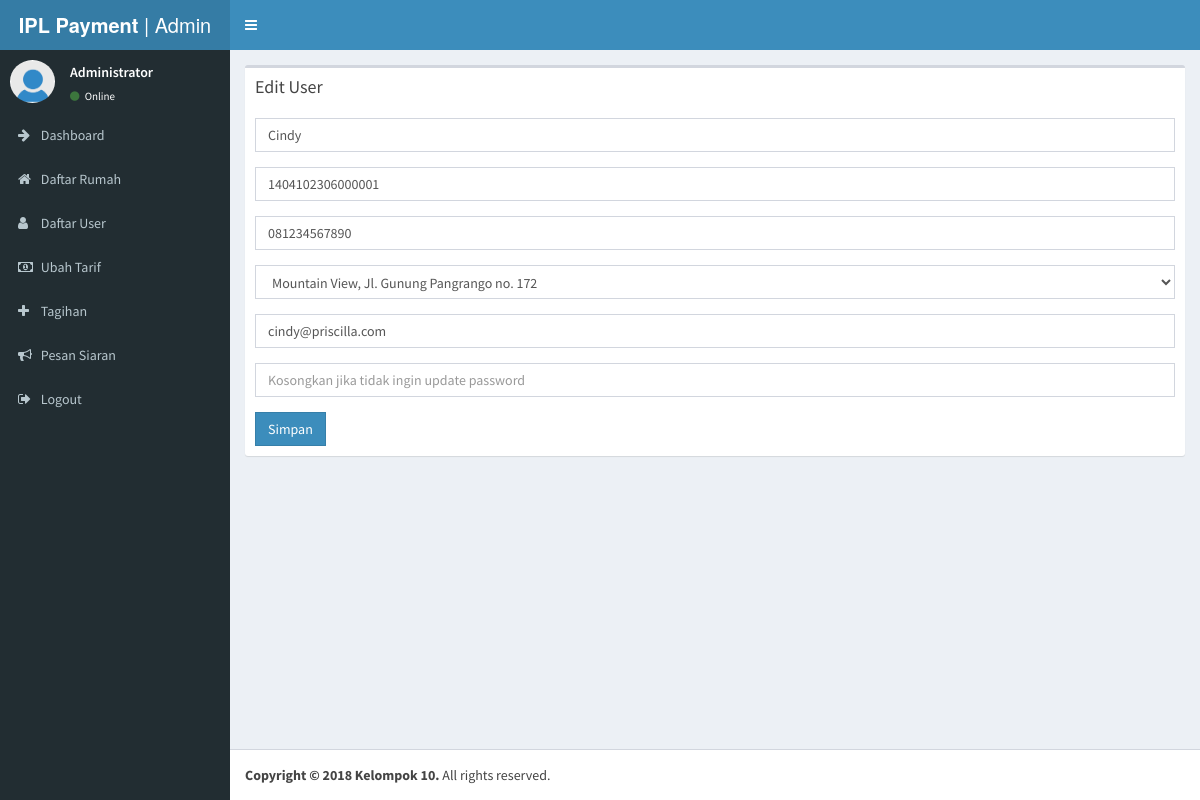
Screenshot of /admin/user_edit.php?id=11 (signed in) with the database file from the repository.
### tables this page shows
CREATE TABLE `user` (
  `id` int(11) NOT NULL,
  `nama` varchar(255) NOT NULL,
  `nik` varchar(255) NOT NULL,
  `nomor_hp` varchar(255) NOT NULL,
  `rumah_id` int(11) NOT NULL,
  `email` varchar(255) NOT NULL,
  `password` varchar(255) NOT NULL
);

CREATE TABLE `rumah` (
  `id` int(11) NOT NULL,
  `kode` varchar(255) NOT NULL,
  `alamat` text NOT NULL
);

### admin/user_edit.php (the view, shortened to what this page needs)
<?php
require_once "../config/koneksi.php";
$adminId = $_SESSION['admin'];
$resPanitia = mysqli_query($conn, "SELECT * FROM admin WHERE id='$adminId'");
$rowPanitia = mysqli_fetch_assoc($resPanitia);
$userId = $_GET['id'];
$resUser = mysqli_query($conn, "SELECT * FROM user WHERE id='$userId'");
$rowUser = mysqli_fetch_assoc($resUser);
$resRumah = mysqli_query($conn, "SELECT * FROM rumah");
?>
<!DOCTYPE html>
<html>
<head>
  <link rel="stylesheet" href="../lib/bootstrap/css/bootstrap.min.css">
  <link rel="stylesheet" href="https://cdnjs.cloudflare.com/ajax/libs/font-awesome/4.5.0/css/font-awesome.min.css">
  <link rel="stylesheet" href="https://cdnjs.cloudflare.com/ajax/libs/ionicons/2.0.1/css/ionicons.min.css">
  <link rel="stylesheet" href="../dist/css/AdminLTE.min.css">
  <link rel="stylesheet" href="../dist/css/skins/_all-skins.min.css">
  <link rel="stylesheet" href="../plugins/iCheck/flat/blue.css">
  <link rel="stylesheet" href="../plugins/morris/morris.css">
  <link rel="stylesheet" href="../plugins/jvectormap/jquery-jvectormap-1.2.2.css">
  <link rel="stylesheet" href="../plugins/datepicker/datepicker3.css">
  <link rel="stylesheet" href="../plugins/daterangepicker/daterangepicker.css">
  <link rel="stylesheet" href="../plugins/bootstrap-wysihtml5/bootstrap3-wysihtml5.min.css">
</head>
<body class="hold-transition skin-blue sidebar-mini">
<div class="wrapper">
  <header class="main-header">
    <a href="index.php" class="logo">
      <span class="logo-lg"><b>IPL Payment</b> | Admin</span>
    </a>
    <nav class="navbar navbar-static-top">
      <a href="#" class="sidebar-toggle" data-toggle="offcanvas" role="button">
      </a>
    </nav>
  </header>
  <aside class="main-sidebar">
    <section class="sidebar">
      <div class="user-panel">
        <div class="pull-left image">
          <img src="../images/user.jpg" class="img-circle" alt="User Image">
        </div>
        <div class="pull-left info">
          <p><?php echo $rowPanitia['nama']; ?></p>
          <a href="#"><i class="fa fa-circle text-success"></i> Online</a>
        </div>
      </div>
<?php include('../config/nav.php'); ?>
    </section>
  </aside>
  <div class="content-wrapper">
    <section class="content">
          <div class="box">
            <div class="box-header">
              <h3 class="box-title">Edit User</h3>
            </div>
            <div class="box-body">
              <form action="" method="post">
      <div class="form-group has-feedback">
        <input type="text" class="form-control" placeholder="Nama" required="required" name="nama" value="<?php echo $rowUser['nama']; ?>">
      </div>
      <div class="form-group has-feedback">
        <input type="text" class="form-control" placeholder="NIK" required="required" name="nik" minlength="16" maxlength="16" value="<?php echo $rowUser['nik']; ?>">
      </div>
      <div class="form-group has-feedback">
        <input type="text" class="form-control" placeholder="Nomor HP" required="required" name="nomor_hp" minlength="11" maxlength="12" value="<?php echo $rowUser['nomor_hp']; ?>">
      </div>
      <div class="form-group has-feedback">
        <select name="rumah_id" class="form-control" required="required">
          <?php while($rowRumah = mysqli_fetch_assoc($resRumah)){
            $idrumah = $rowRumah['id'];
            $cek = mysqli_query($conn, "SELECT * FROM user INNER JOIN rumah ON user.rumah_id=rumah.id WHERE rumah_id='$idrumah' AND user.id!='$userId'");
            $jumlah = mysqli_num_rows($cek);
          ?>
            <option value="<?php echo $rowRumah['id']; ?>" <?php if($jumlah>0){echo "disabled";}?> <?php if($rowRumah['id'] == $rowUser['rumah_id']){echo "selected";} ?>><?php echo $rowRumah['alamat']; ?></option>
          <?php }?>
        </select>
      </div>
      <div class="form-group has-feedback">
        <input type="email" class="form-control" placeholder="Email" required="required" name="email" value="<?php echo $rowUser['email']; ?>">
      </div>
      <div class="form-group has-feedback">
        <input type="password" class="form-control" placeholder="Kosongkan jika tidak ingin update password" name="password" minlength="8">
      </div>
      <div class="row">
        <div class="col-xs-8">
          <button type="submit" class="btn btn-primary btn-flat">Simpan</button>
        </div>
        <div class="col-xs-4">
        </div>
      </div>
    </form>
            </div>
          </div>
    </section>
  </div>
  <footer class="main-footer">
    <strong>Copyright &copy; 2018 Kelompok 10.</strong> All rights
    reserved.
  </footer>
</div>
</body>
</html>

### rows the page displays
user: nama "Cindy", nik "1404102306000001", nomor_hp "081234567890", rumah_id "Mountain View, Jl. Gunung Pangrango no. 172", email "cindy@priscilla.com"

### other values shown
$rowPanitia['nama'] "Administrator"
